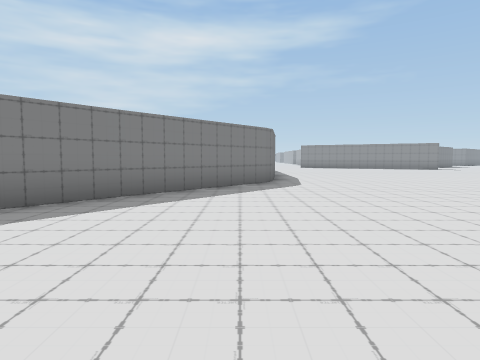
View 1 (above)

23 first-person views from a walk through a 3-D level made in the Unity game engine. The camera is 1.4 m above the floor, tilts 4° down and sees 75° across. The floor is counted in squares, 2 m on a side. Each view is taken from the middle of a square. On the plan, view 1 faces up. The plan holds only what a view shows up to about 10 squares ahead; the rest is blank. The place goes on beyond the plan.

View 2
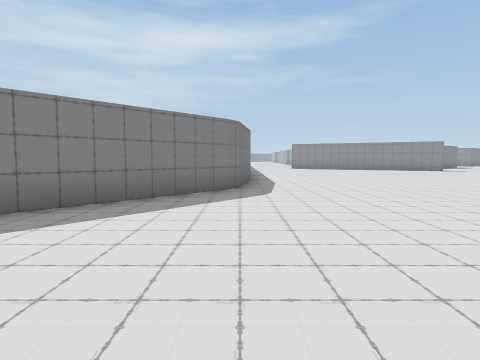

View 3
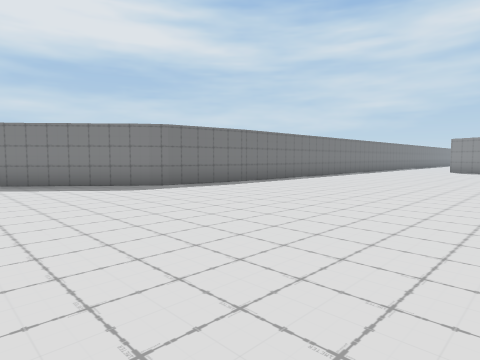

View 4
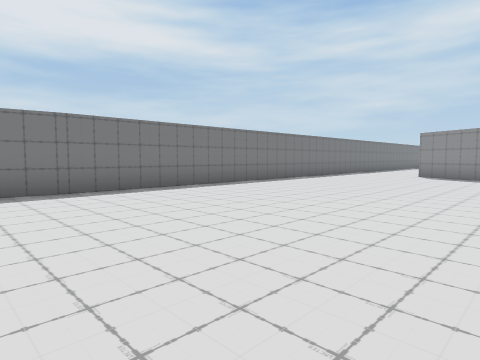

View 5
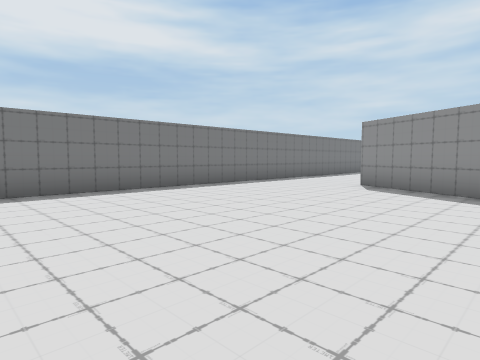

View 6
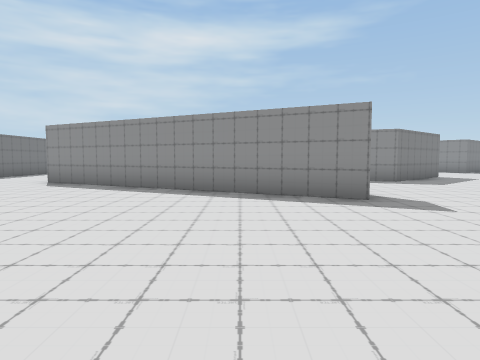

View 7
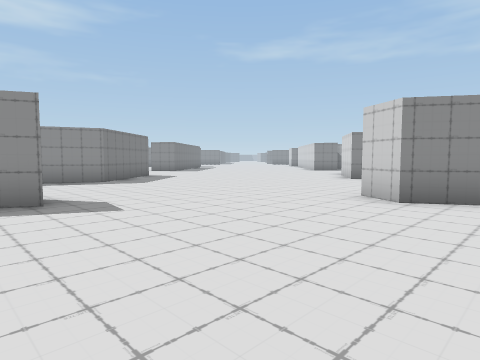

View 8
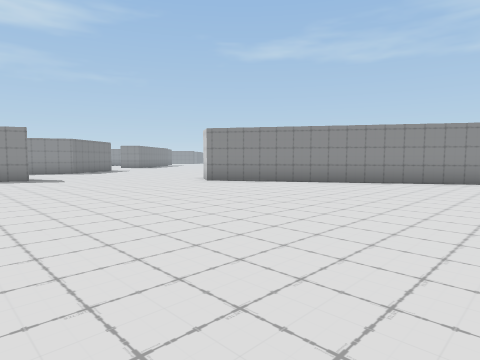

View 9
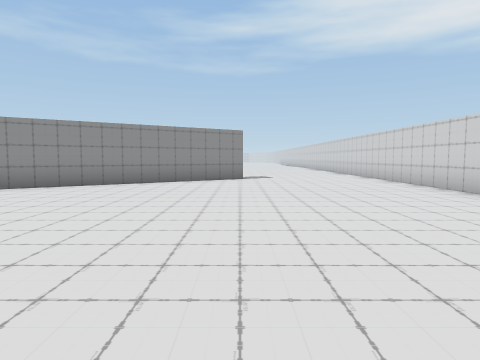

View 10
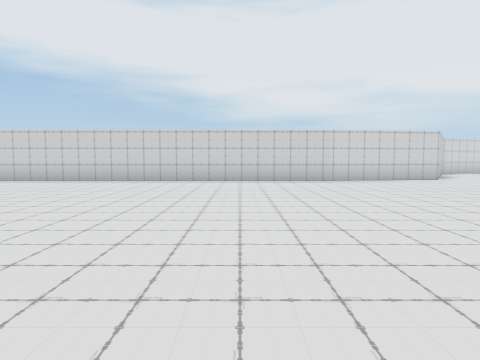

View 11
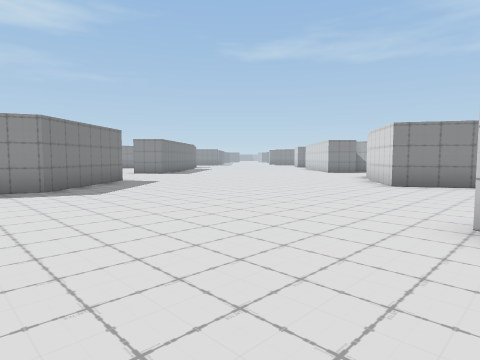

View 12
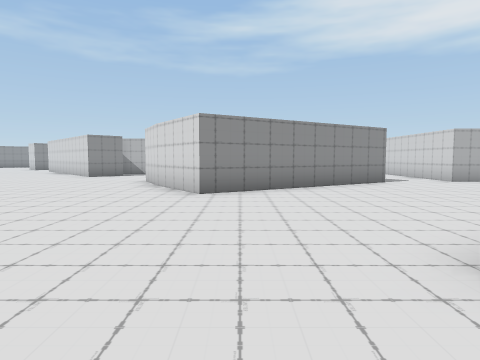

View 13
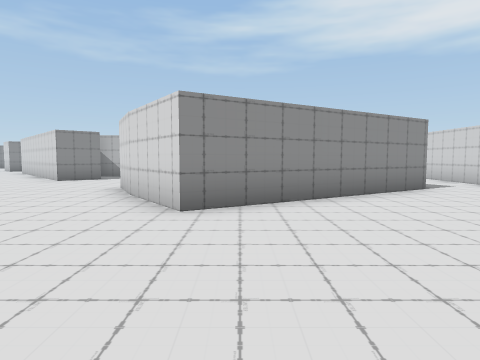

View 14
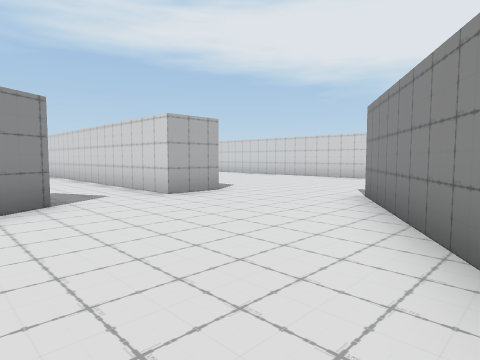

View 15
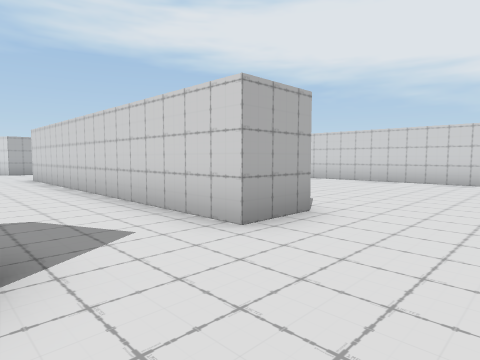

View 16
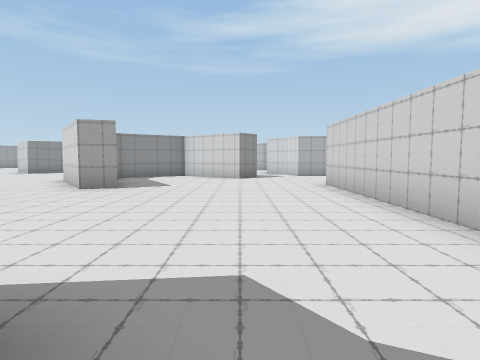

View 17
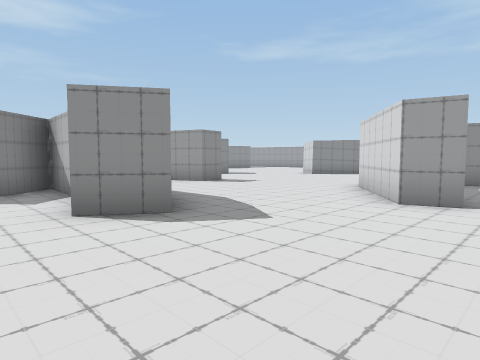

View 18
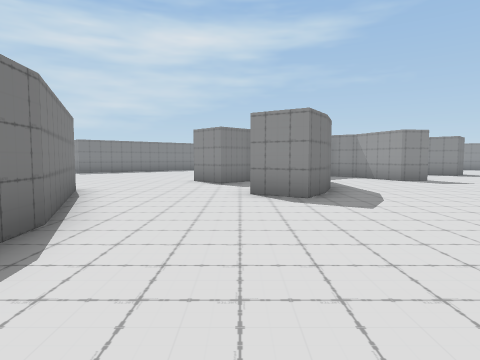

View 19
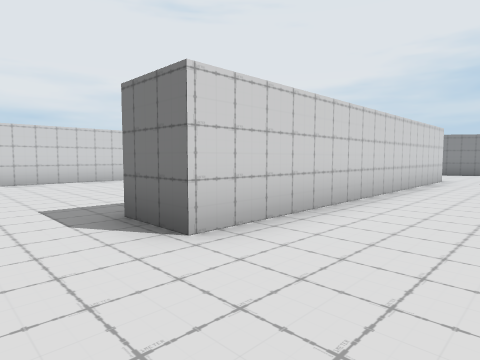

View 20
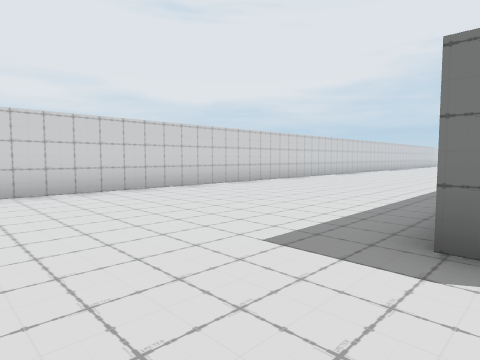

View 21
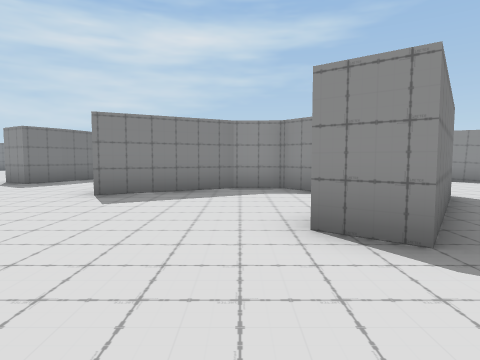

View 22
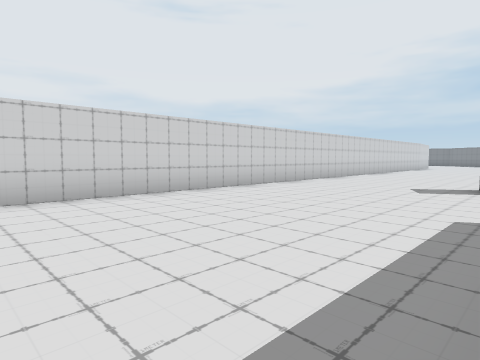

View 23
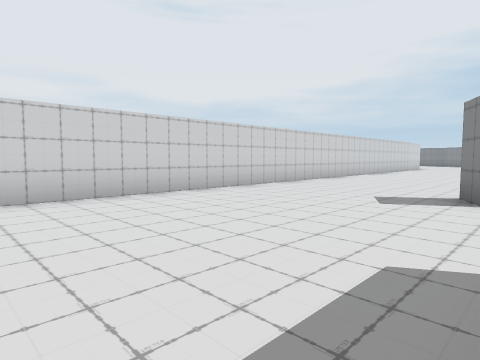

### Floor plan
Points are (right, up) in squares from view 1. A wall is a line through its corners. A room is listed if a view was taken in it or the views show most of it. See-through windows are left out.
Room 1 (views 1, 2, 3, 4, 5, 6, 7, 8, 9, 10, 11, 12, 13, 14, 15, 16, 17, 18, 19, 20, 21, 22, 23)
walls: (19.3, 12.6) (21.4, 9.3) (20.5, 8.9); (20.3, 9.3) (16.2, 15.7) (16.8, 16.6); (24.2, 13.7) (21.1, 18.8) (23, 20.1); (24.3, 10.4) (24.3, 11.7) (33.4, 11.7) (33.4, 10.4); (12.3, 19.2) (4.4, 23); (22.9, 20.1) (24.4, 20.8) (26, 17.2); (25.9, 17.3) (26, 16.5); (16, 24.4) (14.7, 23.3) (13.2, 23.9); (8.1, 4.4) (35.2, 4.4); (29.8, 20.4) (29.2, 19.4) (28.2, 20.1); (28.9, 22.3) (29, 24) (27.5, 22.7) (26.6, 23.6) (27, 24); (4.7, 4) (8.3, 4.4); (30.1, 21.3) (29.7, 20.2); (1.3, 11.9) (1, 9.4) (0.7, 8.9); (0.8, 9) (-3.4, 4.2); (1.3, 22.5) (1.3, 11.8); (36.5, 13.4) (35.7, 14); (36.3, 17.8) (36, 18.2) (34.9, 18.3) (32.3, 16.9) (32, 17.6) (34.5, 19.3); (33.9, 23.7) (32.9, 23.5) (32.6, 24.5)

Where each view was taken, in squares from view 1:
view 1: 0 up, 0 right, facing up
view 2: 2 up, 1 right, facing up
view 3: 5 up, 8 right, facing up-left
view 4: 10 up, 8 right, facing up-left
view 5: 15 up, 8 right, facing up-left
view 6: 14 up, 10 right, facing up
view 7: 14 up, 11 right, facing up-right
view 8: 8 up, 10 right, facing up-right
view 9: 9 up, 10 right, facing right
view 10: 14 up, 11 right, facing down
view 11: 16 up, 13 right, facing up-right
view 12: 18 up, 15 right, facing right
view 13: 18 up, 17 right, facing right
view 14: 15 up, 19 right, facing down-right
view 15: 14 up, 22 right, facing down-right
view 16: 14 up, 25 right, facing right
view 17: 16 up, 27 right, facing up-right
view 18: 14 up, 28 right, facing up
view 19: 14 up, 35 right, facing down-left
view 20: 11 up, 36 right, facing down-left
view 21: 11 up, 35 right, facing up
view 22: 10 up, 29 right, facing down-left
view 23: 10 up, 27 right, facing down-left
